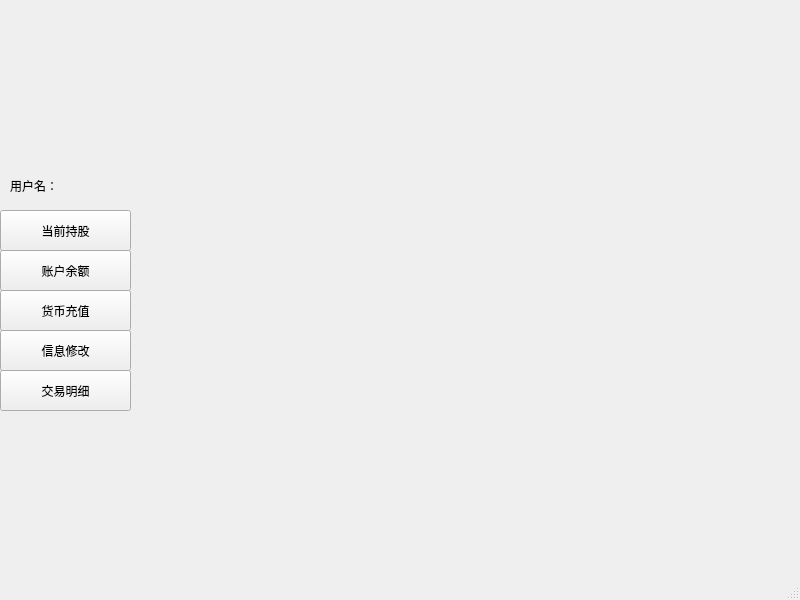
<?xml version="1.0" encoding="UTF-8"?>
<ui version="4.0">
 <class>user</class>
 <widget class="QMainWindow" name="user">
  <property name="geometry">
   <rect>
    <x>0</x>
    <y>0</y>
    <width>800</width>
    <height>600</height>
   </rect>
  </property>
  <property name="windowTitle">
   <string>user</string>
  </property>
  <widget class="QWidget" name="centralwidget">
   <widget class="QPushButton" name="pushButton">
    <property name="geometry">
     <rect>
      <x>0</x>
      <y>210</y>
      <width>131</width>
      <height>41</height>
     </rect>
    </property>
    <property name="text">
     <string>当前持股</string>
    </property>
   </widget>
   <widget class="QPushButton" name="pushButton_2">
    <property name="geometry">
     <rect>
      <x>0</x>
      <y>250</y>
      <width>131</width>
      <height>41</height>
     </rect>
    </property>
    <property name="text">
     <string>账户余额</string>
    </property>
   </widget>
   <widget class="QPushButton" name="pushButton_3">
    <property name="geometry">
     <rect>
      <x>0</x>
      <y>290</y>
      <width>131</width>
      <height>41</height>
     </rect>
    </property>
    <property name="text">
     <string>货币充值</string>
    </property>
   </widget>
   <widget class="QPushButton" name="pushButton_4">
    <property name="geometry">
     <rect>
      <x>0</x>
      <y>330</y>
      <width>131</width>
      <height>41</height>
     </rect>
    </property>
    <property name="text">
     <string>信息修改</string>
    </property>
   </widget>
   <widget class="QPushButton" name="pushButton_5">
    <property name="geometry">
     <rect>
      <x>0</x>
      <y>370</y>
      <width>131</width>
      <height>41</height>
     </rect>
    </property>
    <property name="text">
     <string>交易明细</string>
    </property>
   </widget>
   <widget class="QLabel" name="label">
    <property name="geometry">
     <rect>
      <x>10</x>
      <y>160</y>
      <width>201</width>
      <height>51</height>
     </rect>
    </property>
    <property name="text">
     <string>用户名：</string>
    </property>
   </widget>
  </widget>
  <widget class="QMenuBar" name="menubar">
   <property name="geometry">
    <rect>
     <x>0</x>
     <y>0</y>
     <width>800</width>
     <height>21</height>
    </rect>
   </property>
  </widget>
  <widget class="QStatusBar" name="statusbar"/>
 </widget>
 <resources/>
 <connections/>
</ui>
